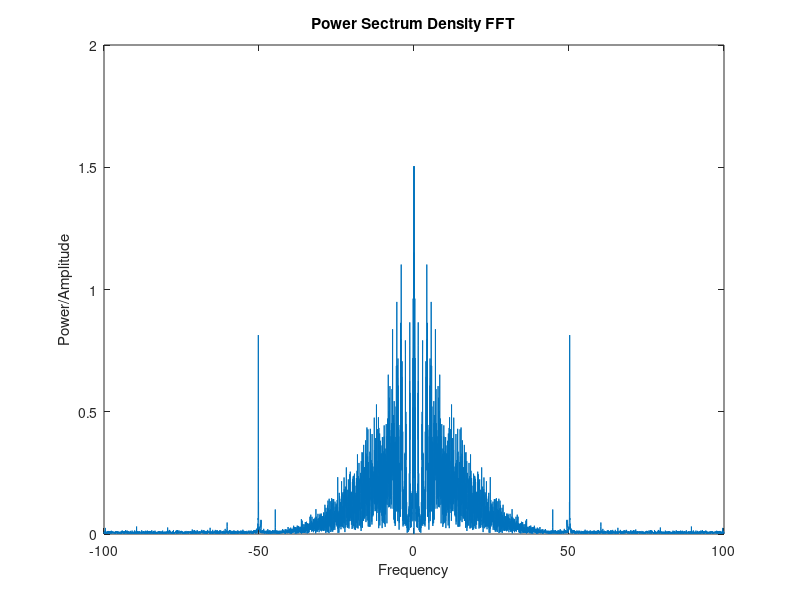
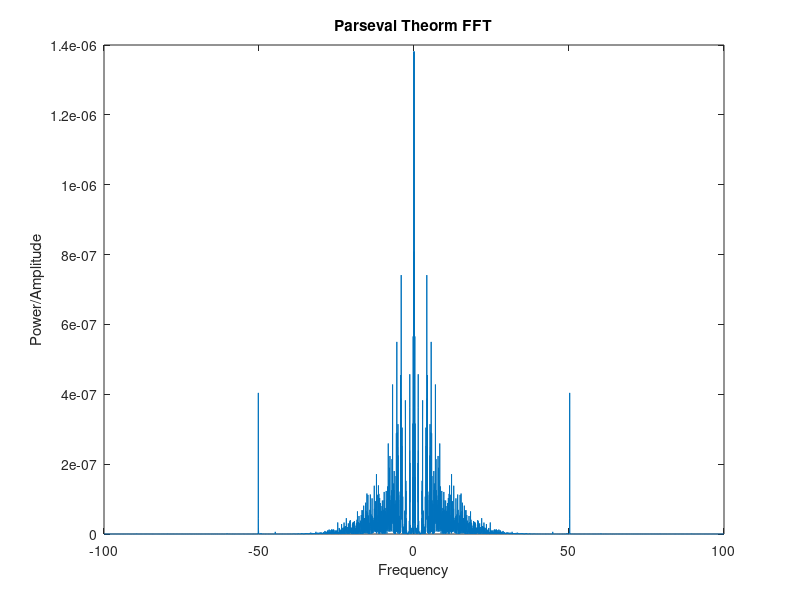
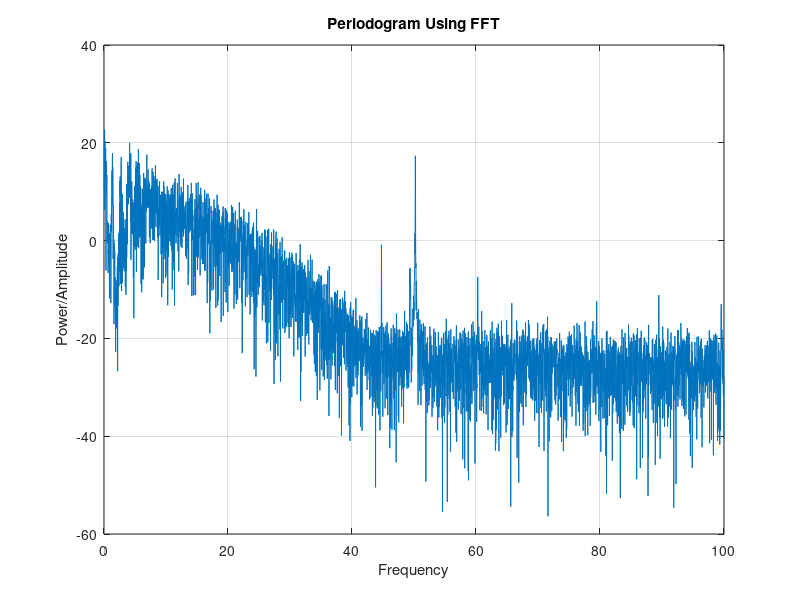

Write MATLAB code to recreate these figures, in order.
clc; clear;
% Load relevant data from file
data = load('Midterm_Dataset-2.mat');
data.Fs(end-1:end) = [];
Fs = str2double(data.Fs);
dt = 1/Fs;

ecg = data.ecg;
emg = data.emg;
qrs = data.qrs;
N = length(emg);
time = dt*(0:N-1)';
df = Fs/N;
frequency = (-Fs/2:df:Fs/2-df)';

% moving average canceling the DC drift 
ecg = ecg - mean(ecg);

% discrete fourier transform 
spectrum = fftshift(fft(ecg))/N;
figure();
plot(frequency, abs(spectrum));
title('Power Sectrum Density FFT')
xlabel('Frequency')
ylabel('Power/Amplitude')

% Parseval power theorm
figure();
plot(frequency, (1/(Fs*N))*abs(spectrum).^2);
title('Parseval Theorm FFT')
xlabel('Frequency')
ylabel('Power/Amplitude')

% periodogram power spectrum density 
figure();
periodogram(ecg,rectwin(N),N,Fs)
grid on
title('Periodogram Using FFT')
xlabel('Frequency')
ylabel('Power/Amplitude')